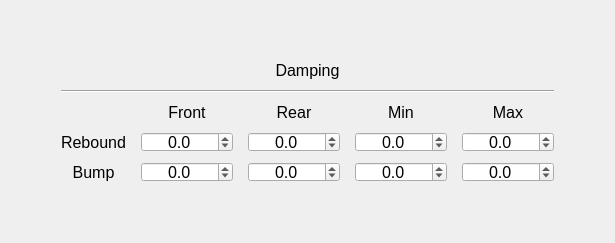
     <widget class="QWidget" name="tab_damping">
      <attribute name="title">
       <string>Damping</string>
      </attribute>
      <layout class="QGridLayout" name="gridLayout_2">
       <item row="1" column="1">
        <layout class="QGridLayout" name="gridLayout_main_damping">
         <property name="leftMargin">
          <number>10</number>
         </property>
         <property name="topMargin">
          <number>10</number>
         </property>
         <property name="rightMargin">
          <number>10</number>
         </property>
         <property name="bottomMargin">
          <number>10</number>
         </property>
         <property name="horizontalSpacing">
          <number>15</number>
         </property>
         <property name="verticalSpacing">
          <number>10</number>
         </property>
         <item row="2" column="2">
          <widget class="QLabel" name="label_damping_rear">
           <property name="minimumSize">
            <size>
             <width>50</width>
             <height>15</height>
            </size>
           </property>
           <property name="maximumSize">
            <size>
             <width>16777215</width>
             <height>25</height>
            </size>
           </property>
           <property name="font">
            <font>
             <pointsize>12</pointsize>
            </font>
           </property>
           <property name="text">
            <string>Rear</string>
           </property>
           <property name="alignment">
            <set>Qt::AlignCenter</set>
           </property>
          </widget>
         </item>
         <item row="2" column="1">
          <widget class="QLabel" name="label_damping_front">
           <property name="minimumSize">
            <size>
             <width>50</width>
             <height>15</height>
            </size>
           </property>
           <property name="maximumSize">
            <size>
             <width>16777215</width>
             <height>25</height>
            </size>
           </property>
           <property name="font">
            <font>
             <pointsize>12</pointsize>
            </font>
           </property>
           <property name="text">
            <string>Front</string>
           </property>
           <property name="alignment">
            <set>Qt::AlignCenter</set>
           </property>
          </widget>
         </item>
         <item row="2" column="3">
          <widget class="QLabel" name="label_damping_min">
           <property name="minimumSize">
            <size>
             <width>50</width>
             <height>15</height>
            </size>
           </property>
           <property name="maximumSize">
            <size>
             <width>16777215</width>
             <height>25</height>
            </size>
           </property>
           <property name="font">
            <font>
             <pointsize>12</pointsize>
            </font>
           </property>
           <property name="text">
            <string>Min</string>
           </property>
           <property name="alignment">
            <set>Qt::AlignCenter</set>
           </property>
          </widget>
         </item>
         <item row="2" column="4">
          <widget class="QLabel" name="label_damping_max">
           <property name="minimumSize">
            <size>
             <width>50</width>
             <height>15</height>
            </size>
           </property>
           <property name="maximumSize">
            <size>
             <width>16777215</width>
             <height>25</height>
            </size>
           </property>
           <property name="font">
            <font>
             <pointsize>12</pointsize>
            </font>
           </property>
           <property name="text">
            <string>Max</string>
           </property>
           <property name="alignment">
            <set>Qt::AlignCenter</set>
           </property>
          </widget>
         </item>
         <item row="0" column="0" colspan="5">
          <widget class="QLabel" name="label_damping_Damping">
           <property name="minimumSize">
            <size>
             <width>50</width>
             <height>15</height>
            </size>
           </property>
           <property name="maximumSize">
            <size>
             <width>16777215</width>
             <height>25</height>
            </size>
           </property>
           <property name="font">
            <font>
             <pointsize>12</pointsize>
            </font>
           </property>
           <property name="text">
            <string>Damping</string>
           </property>
           <property name="alignment">
            <set>Qt::AlignCenter</set>
           </property>
          </widget>
         </item>
         <item row="1" column="0" colspan="5">
          <widget class="Line" name="line_damping_1">
           <property name="orientation">
            <enum>Qt::Horizontal</enum>
           </property>
          </widget>
         </item>
         <item row="3" column="0">
          <widget class="QLabel" name="label_damping_rebound">
           <property name="minimumSize">
            <size>
             <width>60</width>
             <height>15</height>
            </size>
           </property>
           <property name="maximumSize">
            <size>
             <width>80</width>
             <height>25</height>
            </size>
           </property>
           <property name="font">
            <font>
             <pointsize>12</pointsize>
            </font>
           </property>
           <property name="text">
            <string>Rebound</string>
           </property>
           <property name="textFormat">
            <enum>Qt::AutoText</enum>
           </property>
           <property name="alignment">
            <set>Qt::AlignCenter</set>
           </property>
          </widget>
         </item>
         <item row="4" column="0">
          <widget class="QLabel" name="label_damping_bump">
           <property name="minimumSize">
            <size>
             <width>60</width>
             <height>15</height>
            </size>
           </property>
           <property name="maximumSize">
            <size>
             <width>80</width>
             <height>25</height>
            </size>
           </property>
           <property name="font">
            <font>
             <pointsize>12</pointsize>
            </font>
           </property>
           <property name="text">
            <string>Bump</string>
           </property>
           <property name="textFormat">
            <enum>Qt::AutoText</enum>
           </property>
           <property name="alignment">
            <set>Qt::AlignCenter</set>
           </property>
          </widget>
         </item>
         <item row="3" column="4">
          <widget class="QDoubleSpinBox" name="doubleSpinBox_damping_rebound_max">
           <property name="sizePolicy">
            <sizepolicy hsizetype="Preferred" vsizetype="Preferred">
             <horstretch>0</horstretch>
             <verstretch>0</verstretch>
            </sizepolicy>
           </property>
           <property name="minimumSize">
            <size>
             <width>70</width>
             <height>10</height>
            </size>
           </property>
           <property name="maximumSize">
            <size>
             <width>16777215</width>
             <height>20</height>
            </size>
           </property>
           <property name="font">
            <font>
             <pointsize>12</pointsize>
            </font>
           </property>
           <property name="alignment">
            <set>Qt::AlignCenter</set>
           </property>
           <property name="decimals">
            <number>1</number>
           </property>
           <property name="minimum">
            <double>-10000.000000000000000</double>
           </property>
           <property name="maximum">
            <double>10000.000000000000000</double>
           </property>
          </widget>
         </item>
         <item row="4" column="4">
          <widget class="QDoubleSpinBox" name="doubleSpinBox_damping_bump_max">
           <property name="sizePolicy">
            <sizepolicy hsizetype="Preferred" vsizetype="Preferred">
             <horstretch>0</horstretch>
             <verstretch>0</verstretch>
            </sizepolicy>
           </property>
           <property name="minimumSize">
            <size>
             <width>70</width>
             <height>10</height>
            </size>
           </property>
           <property name="maximumSize">
            <size>
             <width>16777215</width>
             <height>20</height>
            </size>
           </property>
           <property name="font">
            <font>
             <pointsize>12</pointsize>
            </font>
           </property>
           <property name="alignment">
            <set>Qt::AlignCenter</set>
           </property>
           <property name="decimals">
            <number>1</number>
           </property>
           <property name="minimum">
            <double>-10000.000000000000000</double>
           </property>
           <property name="maximum">
            <double>10000.000000000000000</double>
           </property>
          </widget>
         </item>
         <item row="4" column="3">
          <widget class="QDoubleSpinBox" name="doubleSpinBox_damping_bump_min">
           <property name="sizePolicy">
            <sizepolicy hsizetype="Preferred" vsizetype="Preferred">
             <horstretch>0</horstretch>
             <verstretch>0</verstretch>
            </sizepolicy>
           </property>
           <property name="minimumSize">
            <size>
             <width>70</width>
             <height>10</height>
            </size>
           </property>
           <property name="maximumSize">
            <size>
             <width>16777215</width>
             <height>20</height>
            </size>
           </property>
           <property name="font">
            <font>
             <pointsize>12</pointsize>
            </font>
           </property>
           <property name="alignment">
            <set>Qt::AlignCenter</set>
           </property>
           <property name="decimals">
            <number>1</number>
           </property>
           <property name="minimum">
            <double>-10000.000000000000000</double>
           </property>
           <property name="maximum">
            <double>10000.000000000000000</double>
           </property>
          </widget>
         </item>
         <item row="3" column="3">
          <widget class="QDoubleSpinBox" name="doubleSpinBox_damping_rebound_min">
           <property name="sizePolicy">
            <sizepolicy hsizetype="Preferred" vsizetype="Preferred">
             <horstretch>0</horstretch>
             <verstretch>0</verstretch>
            </sizepolicy>
           </property>
           <property name="minimumSize">
            <size>
             <width>70</width>
             <height>10</height>
            </size>
           </property>
           <property name="maximumSize">
            <size>
             <width>16777215</width>
             <height>20</height>
            </size>
           </property>
           <property name="font">
            <font>
             <pointsize>12</pointsize>
            </font>
           </property>
           <property name="alignment">
            <set>Qt::AlignCenter</set>
           </property>
           <property name="decimals">
            <number>1</number>
           </property>
           <property name="minimum">
            <double>-10000.000000000000000</double>
           </property>
           <property name="maximum">
            <double>10000.000000000000000</double>
           </property>
          </widget>
         </item>
         <item row="3" column="2">
          <widget class="QDoubleSpinBox" name="doubleSpinBox_damping_rebound_rear">
           <property name="sizePolicy">
            <sizepolicy hsizetype="Preferred" vsizetype="Preferred">
             <horstretch>0</horstretch>
             <verstretch>0</verstretch>
            </sizepolicy>
           </property>
           <property name="minimumSize">
            <size>
             <width>70</width>
             <height>10</height>
            </size>
           </property>
           <property name="maximumSize">
            <size>
             <width>16777215</width>
             <height>20</height>
            </size>
           </property>
           <property name="font">
            <font>
             <pointsize>12</pointsize>
            </font>
           </property>
           <property name="alignment">
            <set>Qt::AlignCenter</set>
           </property>
           <property name="decimals">
            <number>1</number>
           </property>
           <property name="minimum">
            <double>-10000.000000000000000</double>
           </property>
           <property name="maximum">
            <double>10000.000000000000000</double>
           </property>
          </widget>
         </item>
         <item row="4" column="2">
          <widget class="QDoubleSpinBox" name="doubleSpinBox_damping_bump_rear">
           <property name="sizePolicy">
            <sizepolicy hsizetype="Preferred" vsizetype="Preferred">
             <horstretch>0</horstretch>
             <verstretch>0</verstretch>
            </sizepolicy>
           </property>
           <property name="minimumSize">
            <size>
             <width>70</width>
             <height>10</height>
            </size>
           </property>
           <property name="maximumSize">
            <size>
             <width>16777215</width>
             <height>20</height>
            </size>
           </property>
           <property name="font">
            <font>
             <pointsize>12</pointsize>
            </font>
           </property>
           <property name="alignment">
            <set>Qt::AlignCenter</set>
           </property>
           <property name="decimals">
            <number>1</number>
           </property>
           <property name="minimum">
            <double>-10000.000000000000000</double>
           </property>
           <property name="maximum">
            <double>10000.000000000000000</double>
           </property>
          </widget>
         </item>
         <item row="3" column="1">
          <widget class="QDoubleSpinBox" name="doubleSpinBox_damping_rebound_front">
           <property name="sizePolicy">
            <sizepolicy hsizetype="Preferred" vsizetype="Preferred">
             <horstretch>0</horstretch>
             <verstretch>0</verstretch>
            </sizepolicy>
           </property>
           <property name="minimumSize">
            <size>
             <width>70</width>
             <height>10</height>
            </size>
           </property>
           <property name="maximumSize">
            <size>
             <width>16777215</width>
             <height>20</height>
            </size>
           </property>
           <property name="font">
            <font>
             <pointsize>12</pointsize>
            </font>
           </property>
           <property name="alignment">
            <set>Qt::AlignCenter</set>
           </property>
           <property name="decimals">
            <number>1</number>
           </property>
           <property name="minimum">
            <double>-10000.000000000000000</double>
           </property>
           <property name="maximum">
            <double>10000.000000000000000</double>
           </property>
          </widget>
         </item>
         <item row="4" column="1">
          <widget class="QDoubleSpinBox" name="doubleSpinBox_damping_bump_front">
           <property name="sizePolicy">
            <sizepolicy hsizetype="Preferred" vsizetype="Preferred">
             <horstretch>0</horstretch>
             <verstretch>0</verstretch>
            </sizepolicy>
           </property>
           <property name="minimumSize">
            <size>
             <width>70</width>
             <height>10</height>
            </size>
           </property>
           <property name="maximumSize">
            <size>
             <width>16777215</width>
             <height>20</height>
            </size>
           </property>
           <property name="font">
            <font>
             <pointsize>12</pointsize>
            </font>
           </property>
           <property name="alignment">
            <set>Qt::AlignCenter</set>
           </property>
           <property name="decimals">
            <number>1</number>
           </property>
           <property name="minimum">
            <double>-10000.000000000000000</double>
           </property>
           <property name="maximum">
            <double>10000.000000000000000</double>
           </property>
          </widget>
         </item>
        </layout>
       </item>
       <item row="2" column="1">
        <spacer name="verticalSpacer_damping_d">
         <property name="orientation">
          <enum>Qt::Vertical</enum>
         </property>
         <property name="sizeType">
          <enum>QSizePolicy::Preferred</enum>
         </property>
         <property name="sizeHint" stdset="0">
          <size>
           <width>20</width>
           <height>40</height>
          </size>
         </property>
        </spacer>
       </item>
       <item row="0" column="1">
        <spacer name="verticalSpacer_damping_u">
         <property name="orientation">
          <enum>Qt::Vertical</enum>
         </property>
         <property name="sizeType">
          <enum>QSizePolicy::Preferred</enum>
         </property>
         <property name="sizeHint" stdset="0">
          <size>
           <width>20</width>
           <height>40</height>
          </size>
         </property>
        </spacer>
       </item>
       <item row="1" column="2">
        <spacer name="horizontalSpacer_damping_r">
         <property name="orientation">
          <enum>Qt::Horizontal</enum>
         </property>
         <property name="sizeType">
          <enum>QSizePolicy::Preferred</enum>
         </property>
         <property name="sizeHint" stdset="0">
          <size>
           <width>40</width>
           <height>20</height>
          </size>
         </property>
        </spacer>
       </item>
       <item row="1" column="0">
        <spacer name="horizontalSpacer_damping_l">
         <property name="orientation">
          <enum>Qt::Horizontal</enum>
         </property>
         <property name="sizeType">
          <enum>QSizePolicy::Preferred</enum>
         </property>
         <property name="sizeHint" stdset="0">
          <size>
           <width>40</width>
           <height>20</height>
          </size>
         </property>
        </spacer>
       </item>
      </layout>
     </widget>
